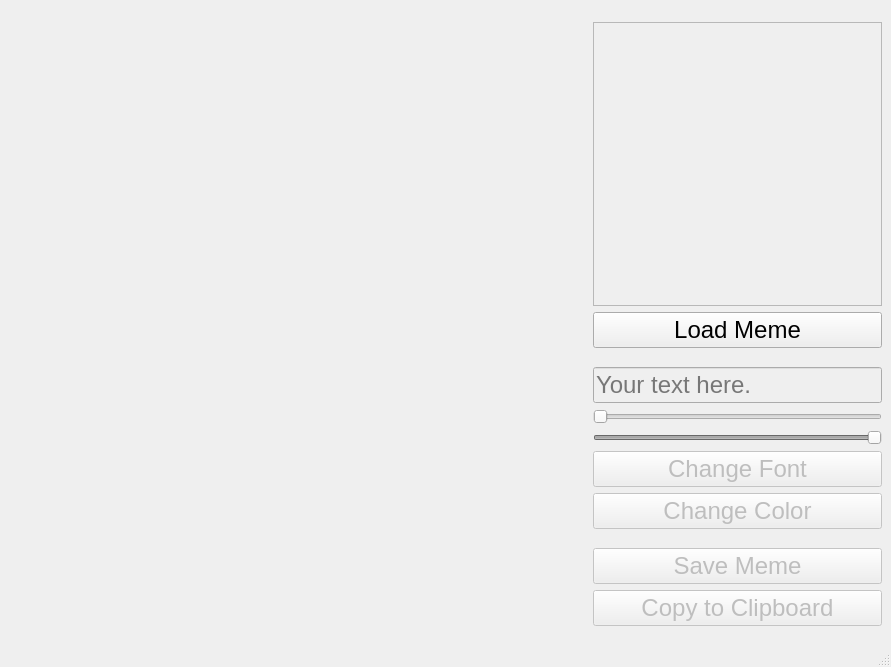
<?xml version="1.0" encoding="UTF-8"?>
<ui version="4.0">
 <class>Meme</class>
 <widget class="QMainWindow" name="Meme">
  <property name="geometry">
   <rect>
    <x>0</x>
    <y>0</y>
    <width>891</width>
    <height>667</height>
   </rect>
  </property>
  <property name="windowTitle">
   <string>Meme Generator</string>
  </property>
  <property name="windowIcon">
   <iconset resource="../res.qrc">
    <normaloff>:/res/meme_logo.jpg</normaloff>:/res/meme_logo.jpg</iconset>
  </property>
  <widget class="QWidget" name="centralwidget">
   <layout class="QHBoxLayout" name="horizontalLayout" stretch="2,1">
    <property name="sizeConstraint">
     <enum>QLayout::SetDefaultConstraint</enum>
    </property>
    <item>
     <widget class="QLabel" name="memeView">
      <property name="text">
       <string/>
      </property>
      <property name="alignment">
       <set>Qt::AlignCenter</set>
      </property>
     </widget>
    </item>
    <item>
     <layout class="QVBoxLayout" name="verticalLayout">
      <item>
       <spacer name="verticalSpacer_2">
        <property name="orientation">
         <enum>Qt::Vertical</enum>
        </property>
        <property name="sizeHint" stdset="0">
         <size>
          <width>251</width>
          <height>13</height>
         </size>
        </property>
       </spacer>
      </item>
      <item>
       <widget class="QScrollArea" name="scrollArea">
        <property name="sizePolicy">
         <sizepolicy hsizetype="Expanding" vsizetype="Expanding">
          <horstretch>0</horstretch>
          <verstretch>1</verstretch>
         </sizepolicy>
        </property>
        <property name="widgetResizable">
         <bool>true</bool>
        </property>
        <widget class="QWidget" name="scrollAreaWidgetContents">
         <property name="geometry">
          <rect>
           <x>0</x>
           <y>0</y>
           <width>285</width>
           <height>238</height>
          </rect>
         </property>
         <layout class="QVBoxLayout" name="verticalLayout_2">
          <item>
           <layout class="QGridLayout" name="memeList" columnstretch="0"/>
          </item>
         </layout>
        </widget>
       </widget>
      </item>
      <item>
       <widget class="QPushButton" name="btn_LoadLocalMeme">
        <property name="font">
         <font>
          <pointsize>18</pointsize>
         </font>
        </property>
        <property name="text">
         <string>Load Meme</string>
        </property>
       </widget>
      </item>
      <item>
       <spacer name="verticalSpacer_4">
        <property name="orientation">
         <enum>Qt::Vertical</enum>
        </property>
        <property name="sizeHint" stdset="0">
         <size>
          <width>251</width>
          <height>13</height>
         </size>
        </property>
       </spacer>
      </item>
      <item>
       <widget class="QLineEdit" name="txt_MemeText">
        <property name="enabled">
         <bool>false</bool>
        </property>
        <property name="font">
         <font>
          <pointsize>18</pointsize>
         </font>
        </property>
        <property name="placeholderText">
         <string>Your text here.</string>
        </property>
       </widget>
      </item>
      <item>
       <widget class="QSlider" name="xSlider">
        <property name="enabled">
         <bool>false</bool>
        </property>
        <property name="orientation">
         <enum>Qt::Horizontal</enum>
        </property>
       </widget>
      </item>
      <item>
       <widget class="QSlider" name="ySlider">
        <property name="enabled">
         <bool>false</bool>
        </property>
        <property name="maximum">
         <number>99</number>
        </property>
        <property name="value">
         <number>99</number>
        </property>
        <property name="orientation">
         <enum>Qt::Horizontal</enum>
        </property>
       </widget>
      </item>
      <item>
       <widget class="QPushButton" name="btn_ChangeFont">
        <property name="enabled">
         <bool>false</bool>
        </property>
        <property name="font">
         <font>
          <pointsize>18</pointsize>
         </font>
        </property>
        <property name="text">
         <string>Change Font</string>
        </property>
       </widget>
      </item>
      <item>
       <widget class="QPushButton" name="btn_ChangeColor">
        <property name="enabled">
         <bool>false</bool>
        </property>
        <property name="font">
         <font>
          <pointsize>18</pointsize>
         </font>
        </property>
        <property name="text">
         <string>Change Color</string>
        </property>
       </widget>
      </item>
      <item>
       <spacer name="verticalSpacer_5">
        <property name="orientation">
         <enum>Qt::Vertical</enum>
        </property>
        <property name="sizeHint" stdset="0">
         <size>
          <width>251</width>
          <height>13</height>
         </size>
        </property>
       </spacer>
      </item>
      <item>
       <widget class="QPushButton" name="btn_SaveMeme">
        <property name="enabled">
         <bool>false</bool>
        </property>
        <property name="font">
         <font>
          <pointsize>18</pointsize>
         </font>
        </property>
        <property name="text">
         <string>Save Meme</string>
        </property>
       </widget>
      </item>
      <item>
       <widget class="QPushButton" name="btn_CopyMeme">
        <property name="enabled">
         <bool>false</bool>
        </property>
        <property name="font">
         <font>
          <pointsize>18</pointsize>
         </font>
        </property>
        <property name="text">
         <string>Copy to Clipboard</string>
        </property>
       </widget>
      </item>
      <item>
       <spacer name="verticalSpacer_3">
        <property name="orientation">
         <enum>Qt::Vertical</enum>
        </property>
        <property name="sizeHint" stdset="0">
         <size>
          <width>251</width>
          <height>10</height>
         </size>
        </property>
       </spacer>
      </item>
     </layout>
    </item>
   </layout>
  </widget>
  <widget class="QStatusBar" name="statusbar"/>
 </widget>
 <resources>
  <include location="../res.qrc"/>
 </resources>
 <connections/>
</ui>
